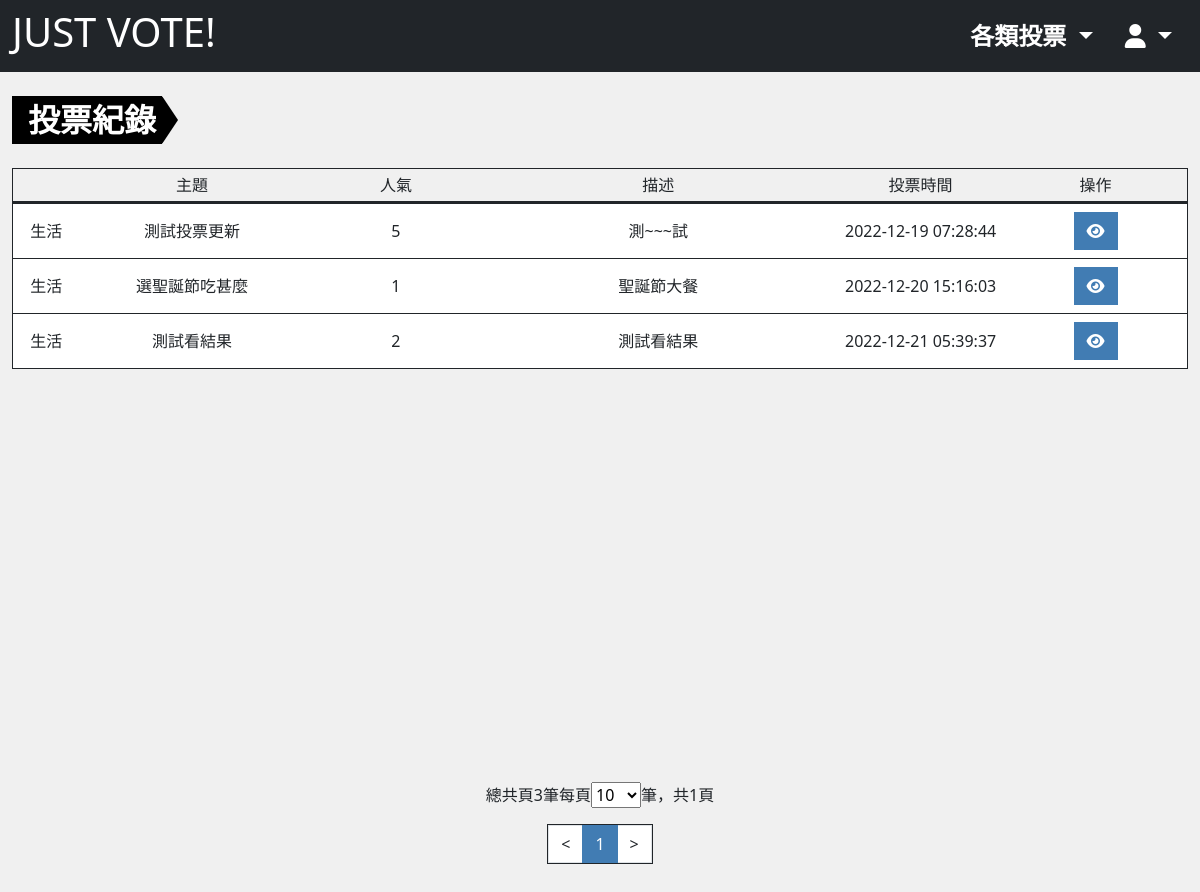
The page /?do=mysurvey_log (signed in) on the database as committed earlier.
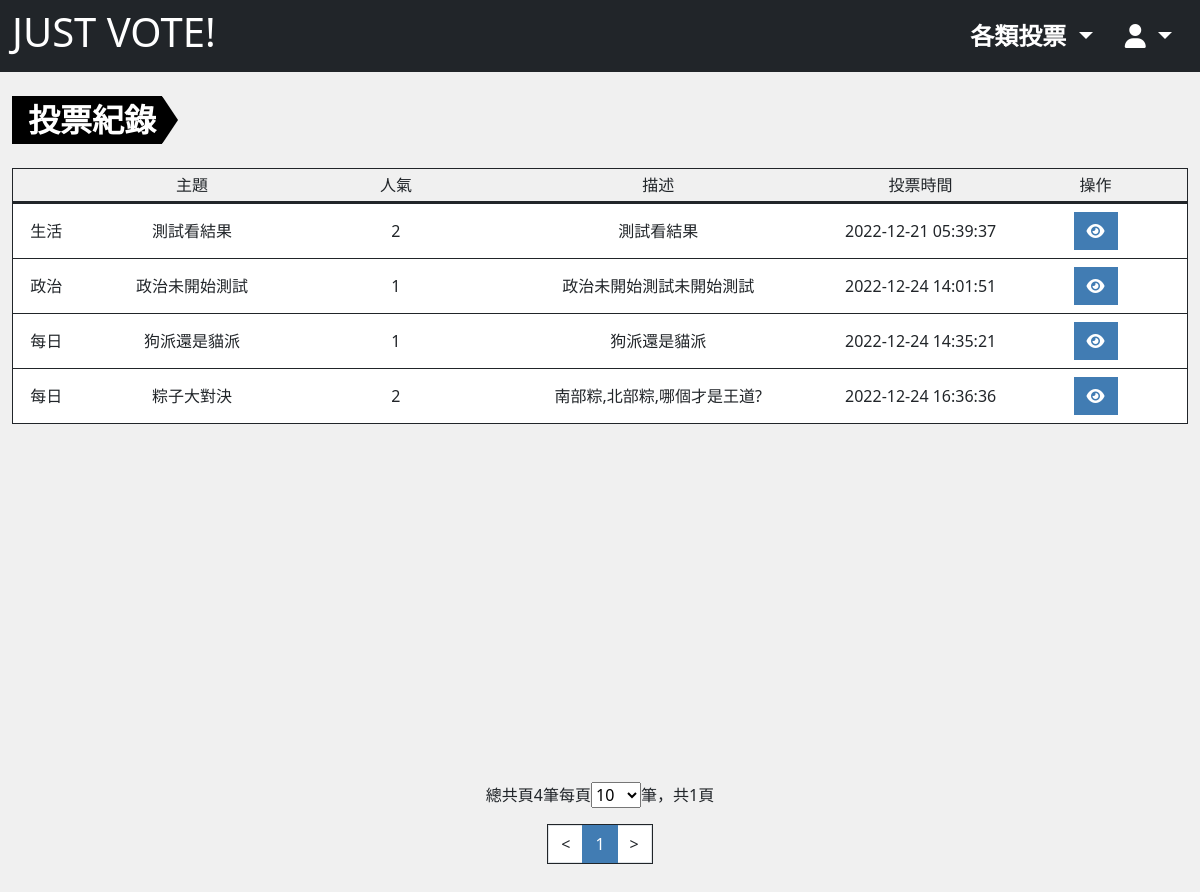
The same page on the database as committed later.
### tables this page shows
CREATE TABLE `projectvote_log` (
  `id` int(10) UNSIGNED NOT NULL,
  `user_id` int(10) UNSIGNED NOT NULL,
  `subject_id` int(10) UNSIGNED DEFAULT NULL,
  `daily_subject_id` int(10) UNSIGNED DEFAULT NULL,
  `ip` varchar(16) NOT NULL,
  `option_id` varchar(128) NOT NULL,
  `created_at` timestamp NOT NULL DEFAULT current_timestamp()
);

CREATE TABLE `projectvote_subject` (
  `id` int(10) UNSIGNED NOT NULL,
  `title` varchar(64) NOT NULL COMMENT '投票主題',
  `description` text DEFAULT NULL COMMENT '描述',
  `type` tinyint(3) UNSIGNED NOT NULL DEFAULT 0 COMMENT '投票類型',
  `vote` int(10) NOT NULL DEFAULT 0 COMMENT '被投票次數',
  `private` tinyint(1) NOT NULL DEFAULT 0 COMMENT '是否為私人投票',
  `category_id` int(10) UNSIGNED NOT NULL,
  `start_time` timestamp NOT NULL DEFAULT current_timestamp() COMMENT '開始時間',
  `end_time` timestamp NULL DEFAULT NULL COMMENT '結束時間',
  `created_at` timestamp NOT NULL DEFAULT current_timestamp(),
  `update_at` timestamp NOT NULL DEFAULT current_timestamp() ON UPDATE current_timestamp(),
  `check_num` int(10) UNSIGNED NOT NULL
);

CREATE TABLE `projectvote_subject_category` (
  `id` int(10) UNSIGNED NOT NULL,
  `category` varchar(32) NOT NULL
);

CREATE TABLE `projectvote_subject_daily` (
  `id` int(10) UNSIGNED NOT NULL,
  `title` varchar(64) NOT NULL COMMENT '主題',
  `description` text NOT NULL COMMENT '描述',
  `type` tinyint(3) UNSIGNED NOT NULL DEFAULT 0 COMMENT '投票類型',
  `vote` int(10) UNSIGNED NOT NULL DEFAULT 0 COMMENT '被投票次數',
  `image` int(10) UNSIGNED DEFAULT NULL,
  `start_time` timestamp NOT NULL DEFAULT current_timestamp() COMMENT '開始時間',
  `end_time` timestamp NULL DEFAULT NULL COMMENT '結束時間',
  `created_at` timestamp NOT NULL DEFAULT current_timestamp(),
  `update_at` timestamp NOT NULL DEFAULT current_timestamp() ON UPDATE current_timestamp(),
  `check_num` int(10) UNSIGNED NOT NULL
);

### db/base.php (called while the page is built, shortened)
<?php
$db = "mysql:local=localhost;charset=utf8;dbname=vote;";
$pdo = new PDO($db,"root","");
function all($table,...$args){
    global $pdo;
    $sql = "SELECT * FROM `$table`";
    if(isset($args[0])){
        if(is_array($args[0])){
            $input = [];
            foreach ($args[0] as $key => $value){
                $input[]="`$key`='$value'";
            }
            $sql = $sql." WHERE ".join(' && ',$input);
        }else{
            $sql = $sql . $args[0];
        }
        if(isset($args[1])){
            $sql = $sql . $args[1];
        }
    }
    return $pdo->query($sql)->fetchAll(PDO::FETCH_ASSOC);
}
function find($table,$id){
    global $pdo;
    $sql = "SELECT * FROM  `$table`";
    if(is_array($id)){
        $input = [];
        foreach($id as $key => $value){
            $input[]="`$key`='$value'";
        }
        $sql = $sql ." WHERE ". join(" && ",$input);
    }else {
        $sql = $sql . "WHERE `id`='$id'";
    }
    return $pdo->query($sql)->fetch(PDO::FETCH_ASSOC);
}
function countSql($table,...$arg){
    global $pdo;
    $sql = "SELECT COUNT(*) FROM `$table`";
    $input=[];
    if(isset($arg[0])){
        if(is_array($arg[0])){
            foreach($arg[0] as $key => $value){
                $input[]="`$key` = '$value'";
            }
            $sql.=" WHERE ".join(" AND ",$input);
        }else{
            $sql.=$arg[0];
        }
    }
    return $pdo->query($sql)->fetchColumn();
}
function replaceInput($action,$str){
    $action=strtolower($action);
    switch($action){
        case 'html':
            return preg_replace(['/</','/>/'], ['《','》'],$str);
        break;
    }
}
?>

### front/mysurvey_log.php (the view, shortened to what the changed rows need)
<?php
include_once "./db/base.php";
$pageSetting = $_GET['pageSet']??10;
$pageRange = [10,30,50,100];
$pageActive = 1;
$pageStart = $pageActive - 1;
?>
<div class="container-xxl mt-4 pb-5">
    <ul class="list-group list-group-container text-center">
  <?php
    $surveyList = all('projectvote_log',['user_id'=>$_SESSION['user']['id']]," LIMIT $pageStart,$pageSetting");
    $surveyRows = countSql('projectvote_log',['user_id'=>$_SESSION['user']['id']]);
    if(!empty($surveyList)){
    foreach($surveyList as $surveyLog){
      if(!empty($surveyLog['subject_id'])){
    $surveyDetail =  all('projectvote_subject',['id'=>$surveyLog['subject_id']]);
    $surveyDetail=$surveyDetail[0];
    $categoryName= find('projectvote_subject_category',$surveyDetail['category_id'])['category'];
    $title = replaceInput('html',$surveyDetail['title']);
    $description = replaceInput('html',$surveyDetail['description']);
    ?>
    <li class="list-group-item d-flex align-items-center border-bottom border-1 border-dark px-1">
    <div class="w-5"><?=$categoryName?></div>
    <div class="w-20 text-collapse"><?=$title?></div>
    <div class="w-15"><?=$surveyDetail['vote']?></div>
    <div class="w-30 text-collapse"><?=$description?></div>
    <div class="w-15 fs-6 "><?=$surveyLog['created_at']?></div>
    <div class="w-15">
    <?php
      echo "<a href='?do=survey_result&id={$surveyDetail['id']}' class='btn btn-main'><i class='fa-solid fa-eye'></i></a>";
      ?>
      <?php
    }else if(!empty($surveyLog['daily_subject_id'])){
      $surveyDetail =  all('projectvote_subject_daily',['id'=>$surveyLog['daily_subject_id']]);
      $surveyDetail=$surveyDetail[0];
      $title = replaceInput('html',$surveyDetail['title']);
      $description = replaceInput('html',$surveyDetail['description']);
    ?>
    <li class="list-group-item d-flex align-items-center border-bottom border-1 border-dark px-1">
    <div class="w-5">每日</div>
    <div class="w-20 text-collapse"><?=$title?></div>
    <div class="w-15"><?=$surveyDetail['vote']?></div>
    <div class="w-30 text-collapse"><?=$description?></div>
    <div class="w-15 fs-6 "><?=$surveyLog['created_at']?></div>
    <div class="w-15">
      <?php
      echo "<a href='?do=survey_result&id={$surveyDetail['id']}' class='btn btn-main'><i class='fa-solid fa-eye'></i></a>";
      ?>
    </div>
  </li>
    <?php
      }
    }
  }else{
    echo "<li class='list-group-item d-flex align-items-center border-bottom border-1 border-dark'>";
    echo "<div class='w-100'>還沒投過票喔!</div>";
    echo "</li>";
  }
  ?>
</ul>
    <?php
    include "./layout/pagination.php";
    ?>
</div>
</div>
</div>

### layout/pagination.php (shortened to what the changed rows need)
  <?php
  if(!empty($surveyList)){
    ?>
<div class="page-control mx-auto w-fit-content py-4">
  <div class="page-list mb-3">
    <?php
    $pages = ceil($surveyRows/$pageSetting);
    echo "總共頁{$surveyRows}筆";
    echo "每頁";
    echo "<select name='pageSet' id='pageSet'>";
    foreach($pageRange as $range){
      if($range==$pageSetting){
        echo "<option value='$range' selected>$range</option>";
      }else{
        echo "<option value='$range'>$range</option>";
      }
    }
    echo "</select>筆，";
    echo "共{$pages}頁";
    ?>
</div>
<div class="pagination w-fit-content mx-auto border border-1 border-dark text-black">
<?php
$prevPage = $pageActive-1;
$nextPage = $pageActive+1;
$preDisable = '';
$nextDisable = '';
if($pages==1){
    $nextPage = $pages;
    $prevPage = $pages;
    $nextDisable = "disable";
    $preDisable = "disable";
}else if($pageActive==1){
    $prevPage = 1;
    $preDisable = "disable";
}else if($pageActive==$pages){
    $nextPage = $pages;
    $nextDisable = "disable";
}
$pagiRange =10;
if($pages>$pagiRange){
    if($pageActive > 5 && $pages-$pageActive>4){
        $pagiStart=$pageActive-4;
        $pagiFirstPage = "<li class='page-item'><a class='page-link text-dark' href='?do={$_GET['do']}&sheet={$_GET['sheet']}&pageSet={$pageSetting}&page=1'>1</a></li>...";
        $pagiLastPage = "...<li class='page-item'><a class='page-link text-dark' href='?do={$_GET['do']}&sheet={$_GET['sheet']}&pageSet={$pageSetting}&page={$pages}'>{$pages}</a></li>";
    }else if($pageActive > 5){
        $pagiStart=$pages-($pagiRange-2);
        $pagiFirstPage = "<li class='page-item'><a class='page-link text-dark' href='?do={$_GET['do']}&sheet={$_GET['sheet']}&pageSet={$pageSetting}&page=1'>1</a></li>...";
        $pagiLastPage = '';
    }else{
        $pagiStart=1;
        $pagiFirstPage = "";
        $pagiLastPage = "...<li class='page-item'><a class='page-link text-dark' href='?do={$_GET['do']}&sheet={$_GET['sheet']}&pageSet={$pageSetting}&page={$pages}'>{$pages}</a></li>";
    }
    $pageEnd = $pagiStart+($pagiRange-2);
}else{
    $pagiStart=1;
    $pageEnd = $pages;
}
$sheet=isset($_GET['sheet'])?"&sheet={$_GET['sheet']}":'';
$category=isset($_GET['category'])?"&category={$_GET['category']}":'';
echo "<li class='page-item $preDisable'><a class='page-link text-dark' href='?do={$_GET['do']}$sheet$category&pageSet={$pageSetting}&page={$prevPage}'><</a></li>";
for($i=$pagiStart;$i<=$pageEnd;$i++){
    if($i==$pageActive){
        echo "<li class='page-item active'><a class='page-link' href='?do={$_GET['do']}$sheet$category&pageSet={$pageSetting}&page={$i}'>{$i}</a></li>";
    }else{
        echo "<li class='page-item'><a class='page-link text-dark' href='?do={$_GET['do']}$sheet$category&pageSet={$pageSetting}&page={$i}'>{$i}</a></li>";
    }
}
echo "<li class='page-item $nextDisable'><a class='page-link text-dark' href='?do={$_GET['do']}$sheet$category&pageSet={$pageSetting}&page={$nextPage}'>></a></li>";
?>
<?php
  }
  ?>

Rows that differ between the two databases and show on the page:
removed projectvote_log: projectvote_subject.category_id "生活", projectvote_subject.title "測試投票更新", projectvote_subject.vote "5", projectvote_subject.description "測~~~試", created_at "2022-12-19 07:28:44"
removed projectvote_log: projectvote_subject.category_id "生活", projectvote_subject.title "選聖誕節吃甚麼", projectvote_subject.vote "1", projectvote_subject.description "聖誕節大餐", created_at "2022-12-20 15:16:03"
added projectvote_log: projectvote_subject.category_id "政治", projectvote_subject.title "政治未開始測試", projectvote_subject.vote "1", projectvote_subject.description "政治未開始測試未開始測試", created_at "2022-12-24 14:01:51"
added projectvote_log: projectvote_subject_daily.title "狗派還是貓派", projectvote_subject_daily.vote "1", projectvote_subject_daily.description "狗派還是貓派", created_at "2022-12-24 14:35:21"
added projectvote_log: projectvote_subject_daily.title "粽子大對決", projectvote_subject_daily.vote "2", projectvote_subject_daily.description "南部粽,北部粽,哪個才是王道?", created_at "2022-12-24 16:36:36"
Other text that changed with them:
$surveyRows: "3" → "4"
